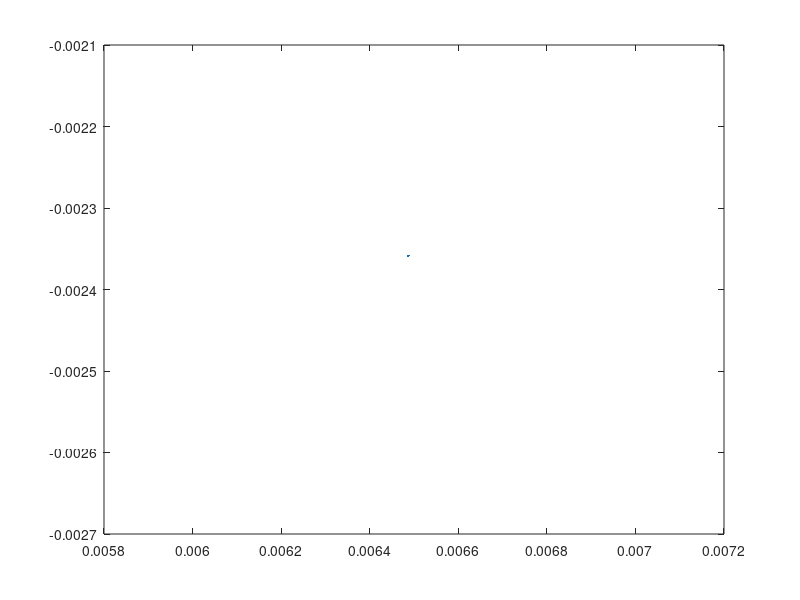

Write MATLAB code to recreate this figure.
TFpid = tf([2.7, 40, 1.85], [1, 0]);

sys = c2d(TFpid, 0.001,'tunstin')

integrator = tf([1], [1,0])

sys2 = c2d(integrator, 0.02,'tunstin')

TF = tf([1], [49.5, 136.1473])

sys3 = c2d(TF, 0.02,'tunstin')


step(sys3)

% integrator = tf([200], [1,3,4])
% 
% sys2 = c2d(integrator, 0.02,'tunstin')

plot(ans(1))